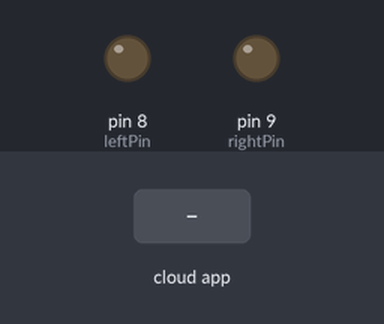
The sketch below on a simulated Arduino Uno, built with avr-gcc and run on an emulated ATmega328P. Shown: output pins drawn as LEDs (lit = HIGH). Dashed ring = blinking. Inputs (shaded band) come from the test bench. The ROS host is connected and sends only what is stated.

Above: at 1.8 s.
1.9 s: the phone or cloud app sets blinker to 1
At 2.4 s:
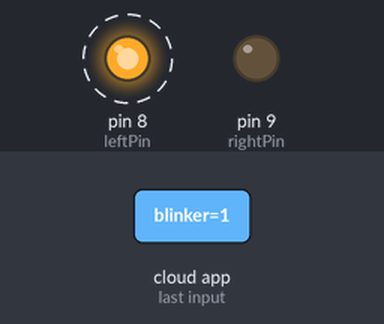
5.9 s: the phone or cloud app sets blinker to 2
At 6.4 s:
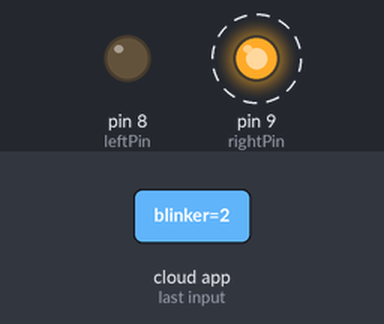
9.9 s: the phone or cloud app sets blinker to 3
At 10.4 s:
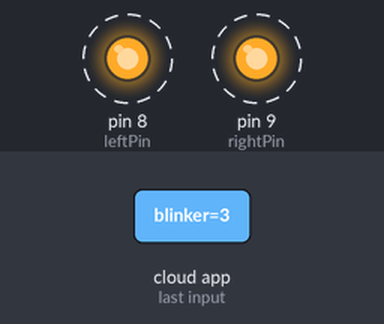
13.9 s: the phone or cloud app sets blinker to 0
At 14.9 s:
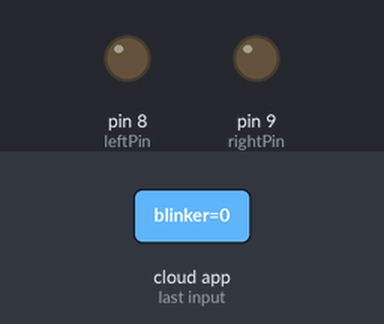
Timing chart, 0 to 16.4 s (numbered marks = the images above; inputs shaded):
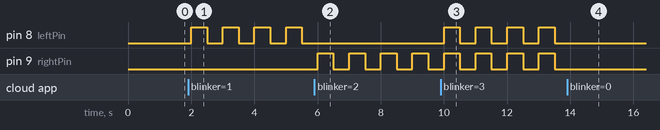

The sketch:

blinker.ino
```cpp
/***********************************************************
 This program sets up a ROS node on Arduino, to control turn
 indicator lights on an autonomous vehicle through a relay.

 The Arduino ROS node subscribes to the topic blinker,
 which publishes a UInt8 that denotes which blinker light
 should be flashing. The integers are assigned as follows:

 1 - turn left
 2 - turn right
 3 - both lights flashing (e.g. when stopping the vehicle
     in the middle of the road)

 All others - no lights on

 Arduino pin layout is as follows:

 Pin 8 - left blinker
 Pin 9 - right blinker
 ***********************************************************/

#if defined(ARDUINO) && ARDUINO >= 100
#include "Arduino.h"
#else
#include <WProgram.h>
#endif
#include <ros.h>
#include <std_msgs/UInt8.h>

ros::NodeHandle n;
const int leftPin = 8;
const int rightPin = 9;
bool doesLeftPinBlink = 0;
bool doesRightPinBlink = 0;

void blinkerCallback(const std_msgs::UInt8& msg){
  switch (msg.data){
    case 1 :
    doesLeftPinBlink = 1;
    doesRightPinBlink = 0;
    break;
    case 2 :
    doesLeftPinBlink = 0;
    doesRightPinBlink = 1;
    break;
    case 3 :
    doesLeftPinBlink = 1;
    doesRightPinBlink = 1;
    break;
    default :
    doesLeftPinBlink = 0;
    doesRightPinBlink = 0;
    break;
  }
}

ros::Subscriber<std_msgs::UInt8> blinkerSub("blinker", blinkerCallback);

void setup(){
  // opens serial port, sets data rate to 9600 Hz
  Serial.begin(9600);

  n.initNode();
  n.subscribe(blinkerSub);

  pinMode(leftPin, OUTPUT);
  pinMode(rightPin, OUTPUT);
}

void loop(){
  n.spinOnce();

  if (doesLeftPinBlink == 1)
    digitalWrite(leftPin, HIGH);
  else
    digitalWrite(leftPin, LOW);

  if (doesRightPinBlink == 1)
    digitalWrite(rightPin, HIGH);
  else
    digitalWrite(rightPin, LOW);

  delay(500);

  digitalWrite(leftPin, LOW);
  digitalWrite(rightPin, LOW);

  delay(500);
}
```

Measured:
- after the input at 1.9 s, pin 8 (leftPin): alternates HIGH for 0.50 s and LOW for 0.50 s, starting after 0.10 s
- after the input at 5.9 s, pin 8 (leftPin): stops changing and stays LOW; pin 9 (rightPin): alternates HIGH for 0.50 s and LOW for 0.50 s, starting after 0.10 s
- after the input at 9.9 s, pin 8 (leftPin): alternates HIGH for 0.50 s and LOW for 0.50 s, starting after 0.11 s
- after the input at 13.9 s, pin 8 (leftPin), pin 9 (rightPin): stops changing and stays LOW
